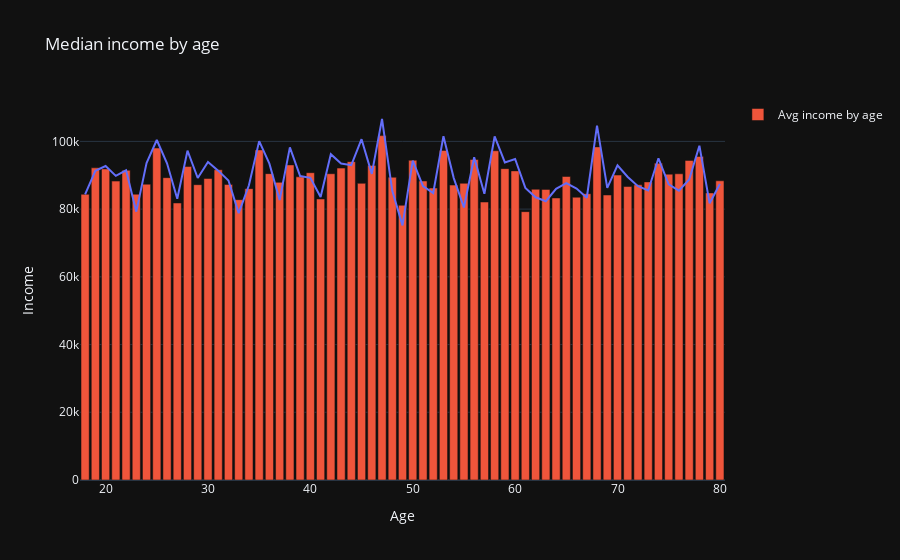

The notebook cell saved with this chart:
### Markdown cell above
Plot: Avg income in year by age

### Code cell
fig = px.line(x=[i for i in range(18,81)],y=medianValues,title="Median income by age",template=theme)
fig.update_layout(
title="Median income by age",
xaxis_title="Age",
yaxis_title="Income",
)
fig.add_bar(x=[i for i in range(18,81)],y=average_income_by_age_list,name="Avg income by age")
fig.show()

### Figure 1 — Plotly figure (JSON) as saved in the notebook; plotly's stock layout.template omitted (floating-point values rounded to 4 significant figures)
{"data": [{"hovertemplate": "x=%{x}<br>y=%{y}<extra></extra>", "legendgroup": "", "line": {"color": "#636efa", "dash": "solid"}, "marker": {"symbol": "circle"}, "mode": "lines", "name": "", "orientation": "v", "showlegend": false, "type": "scatter", "x": [18, 19, 20, 21, 22, 23, 24, 25, 26, 27, 28, 29, 30, 31, 32, 33, 34, 35, 36, 37, 38, 39, 40, 41, 42, 43, 44, 45, 46, 47, 48, 49, 50, 51, 52, 53, 54, 55, 56, 57, 58, 59, 60, 61, 62, 63, 64, 65, 66, 67, 68, 69, 70, 71, 72, 73, 74, 75, 76, 77, 78, 79, 80], "xaxis": "x", "y": [84376, 91338, 92738, 89823, 91453, 79253, 93582, 100418, 93548, 83050, 97258, 89190, 93899, 91360.0, 88470.0, 78820.0, 87028, 100100.0, 93418, 82690.0, 98242, 89770.0, 89260.0, 83600, 96220.0, 93488, 92978, 100658, 90410.0, 106617, 85390.0, 75197, 94320, 86780.0, 84771, 101543, 89233, 80491, 95325, 84526, 101458, 93770.0, 94817, 86260.0, 83500.0, 82335, 86006, 87648, 86055, 83361, 104674, 86270.0, 92963, 89484, 86757, 85518, 95014, 87310.0, 85450.0, 88767, 98727, 81716, 87417], "yaxis": "y"}, {"name": "Avg income by age", "type": "bar", "x": [18, 19, 20, 21, 22, 23, 24, 25, 26, 27, 28, 29, 30, 31, 32, 33, 34, 35, 36, 37, 38, 39, 40, 41, 42, 43, 44, 45, 46, 47, 48, 49, 50, 51, 52, 53, 54, 55, 56, 57, 58, 59, 60, 61, 62, 63, 64, 65, 66, 67, 68, 69, 70, 71, 72, 73, 74, 75, 76, 77, 78, 79, 80], "y": [84376, 92200.0, 91880.0, 88270.0, 91460.0, 84407, 87370.0, 98050.0, 89290.0, 81820.0, 92570.0, 87220.0, 89037, 91640.0, 87280.0, 82790.0, 86050.0, 97480.0, 90480.0, 87910.0, 93050.0, 89530.0, 90760.0, 82998, 90450.0, 92110.0, 94024, 87620.0, 92910.0, 101700.0, 89410.0, 81130.0, 94440.0, 88310.0, 86230.0, 97350.0, 87100.0, 87630.0, 94650.0, 82090.0, 97240.0, 91960.0, 91290.0, 79250.0, 85860.0, 85830.0, 83300.0, 89640.0, 83520.0, 84560.0, 98380.0, 84170.0, 90056, 86670.0, 87182, 88040.0, 93540.0, 90330.0, 90440.0, 94390.0, 95560.0, 84780.0, 88361]}], "layout": {"autosize": true, "legend": {"tracegroupgap": 0}, "title": {"text": "Median income by age"}, "xaxis": {"anchor": "y", "autorange": true, "domain": [0, 1], "range": [17.5, 80.5], "title": {"text": "Age"}, "type": "linear"}, "yaxis": {"anchor": "x", "autorange": true, "domain": [0, 1], "range": [0, 112200.0], "title": {"text": "Income"}, "type": "linear"}}}
